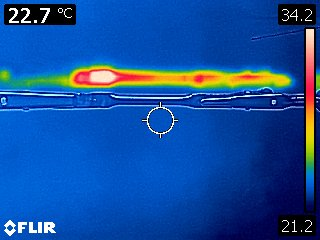
#> input picture 6AAnalysis/GoodTopFull/GoodTopFull.jpg, 320 x 240 px
$ python GoodTopFull.py
#> lines starting #> are read from the running program, lines starting #| are printed output that depends on the picture; after the words box and inside, x2 and y2 are one past the last pixel; in counts of white or black regions, pixels touching at a corner belong together
import skimage
import numpy
import matplotlib.pyplot as pyplot
import random

f=skimage.io.imread('GoodTopFull.jpg')
#> f is the input picture: shape (240, 320, 3); mean R, G, B 20.8, 77.3, 155.2
print('shape of image'+str(f.shape))
#| shape of image(240, 320, 3)
#927,313
#print(f[:,1].shape)
pyplot.imshow(f)
pyplot.show()


#IF STRAIGHT
if 0:
    #horizontal
    xpointmin=28
    xpointmax=282
    ypoint=114
    #vertical
    xpoint=290
    ypointmax=905
    ypointmin=34
#IF NONSTRAIGHT
else:
    xpointmin=64
    xpointmax=194
    ypointmin=77
    ypointmax=77

#second angle
    if 1:
        xpointmin2=xpointmax
        xpointmax2=205
        ypointmin2=ypointmax
        ypointmax2=77
#Dont touch
bar_range = f[30:215,310,:]
#> bar_range = 185 rows, first 8: [253, 224, 192], [255, 235, 201], [249, 226, 195], [245, 225, 198], [245, 224, 195], [246, 220, 193], [245, 218, 189], [245, 214, 186]
#Do touch
min_temp=21.0
max_temp=34.6


def isstraighthori(ypoint,xpointmin,xpointmax):
    xyvals=[]
    arrayhold=[]
    for i in range(len(xpointmax-xpointmin)):
        xval = xpointmin+i
        yval = ypoint
        arrayhold.append([f[yval,xval,0],f[yval,xval,1],f[yval,xval,2]])
        xyvals.append((xval,yval))
    return arrayhold,xyvals

def isstraightverti(ypointmin,ypointmax,xpoint):
    xyvals=[]
    arrayhold=[]
    for i in range(ypointmax-ypointmin):
        yval = ypointmin+i
        xval = xpoint
        arrayhold.append([f[yval,xval,0],f[yval,xval,1],f[yval,xval,2]])
        xyvals.append((xval,yval))
    return arrayhold,xyvals

def nonstraight(xstart,xfin,ystart,yfin):
    arrayhold=[]
    xyhold=[]
    for i in range(xfin-xstart):
        yval=round(i/(xfin-xstart)*((yfin-ystart)) +ystart)
        xval=round(i+xstart)
        arrayhold.append([f[yval,xval,0],f[yval,xval,1],f[yval,xval,2]])
        xyhold.append((xval,yval))
    return arrayhold,xyhold

def plotblack(xyvals):
    global f
    for i in xyvals:
        f[i[1]+1,i[0]]=[0,0,0]
        f[i[1]-1,i[0]]=[0,0,0]
    return f

def matcher(point_vals,bar_vals,max_t,min_t):
    diff=1000
    temperature=0
    for i in range(len(bar_vals[:,0])):
        temp_diff = abs(int(point_vals[0])-int(bar_vals[i,0])) + abs(int(point_vals[1])-int(bar_vals[i,1]))+abs(int(point_vals[2])-int(bar_vals[i,2]))
        if temp_diff<diff:
            temperature = min_t + (max_t-min_t)*(1-(i/len(bar_vals[:,0])))
            diff=temp_diff
    return temperature

def multimatch(point_range,bar_vals,max_t,min_t):
    temps_store=[]
    for i in range(len(point_range)):
        temps_store.append(matcher(point_range[i],bar_vals,max_t,min_t))
    return temps_store

def tempsmoother(temps_store):
    new_temps=[]
    for i in range(len(temps_store)-1):
        if round(temps_store[i])==round(max_temp) or round(temps_store[i])==round(min_temp):
            new_temps.append((temps_store[i-1]+temps_store[i+1])*0.5)
        else:
            new_temps.append(0.5*temps_store[i]+(temps_store[i-1]+temps_store[i+1])*0.25)

    return new_temps

def tempeditor(temps_store,strange_min,strange_max):
    firsttemp=temps_store[strange_min]
    print(firsttemp)

    secondtemp=temps_store[strange_max]
    print(secondtemp)
    for i in range(strange_max-strange_min):
        temps_store[strange_min+i]=(strange_max-strange_min-i)*firsttemp/(strange_max-strange_min) + i*secondtemp/(strange_max-strange_min) + random.randint(1,3)/10 + random.randint (1,10)/100
    return temps_store

# [5 lines of commented-out code are left out]

point_range=nonstraight(xpointmin,xpointmax,ypointmin,ypointmax)[0]+nonstraight(xpointmin2,xpointmax2,ypointmin2,ypointmax2)[0]
#> after the loop in nonstraight, `for i in range(xfin-xstart):`: arrayhold = 130 items, first 6: [111, 187, 19], [114, 187, 18], [108, 189, 24], [102, 183, 16], [110, 185, 7], [145, 201, 14]; xyhold = 130 pairs, first value 64 to 193, second value 77 to 77
#> point_range = 141 items, first 6: [111, 187, 19], [114, 187, 18], [108, 189, 24], [102, 183, 16], [110, 185, 7], [145, 201, 14]
print(point_range)
#> (printed output is left out)
xyboys=nonstraight(xpointmin,xpointmax,ypointmin,ypointmax)[1]+nonstraight(xpointmin2,xpointmax2,ypointmin2,ypointmax2)[1]
#> xyboys = 141 pairs, first value 64 to 204, second value 77 to 77

temps=multimatch(point_range,bar_range,max_temp,min_temp)
#> the loop in multimatch, `for i in range(len(point_range)):` made 141 passes
#> after the loop in multimatch, `for i in range(len(point_range)):`: temps_store = 141 values, max 34.53 at index 28, min 25.26 at index 3, mean 30.21
#> temps has the same summary as temps_store in multimatch
plotblack(xyboys)
#> the loop in plotblack, `for i in xyvals:` made 141 passes
#> i on passes 1 to 12: (64, 77), (65, 77), (66, 77), (67, 77), (68, 77), (69, 77), (70, 77), (71, 77), (72, 77), (73, 77), (74, 77), (75, 77)
#> after the loop in plotblack, `for i in xyvals:`:
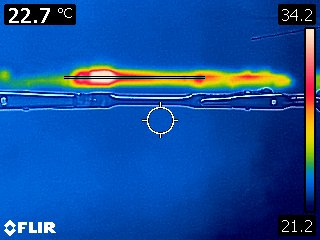
#> f: shape (240, 320, 3); 0.37% of pixels changed, all inside (x1, y1, x2, y2) = (64, 76, 205, 79)
temps=tempsmoother(temps)
#> the loop in tempsmoother, `for i in range(len(temps_store)-1):` made 140 passes
#> after the loop in tempsmoother, `for i in range(len(temps_store)-1):`: new_temps = 140 values, max 34.53 at index 29, min 25.3 at index 3, mean 30.22
#> temps has the same summary as new_temps in tempsmoother
#temps=tempeditor(temps,76,94)

pyplot.plot(range(len(temps)),temps)
pyplot.ylabel('Temperature /Celsius')
pyplot.xlabel('Pixel position')
pyplot.ylim(top=max_temp,bottom=min_temp)
pyplot.show()
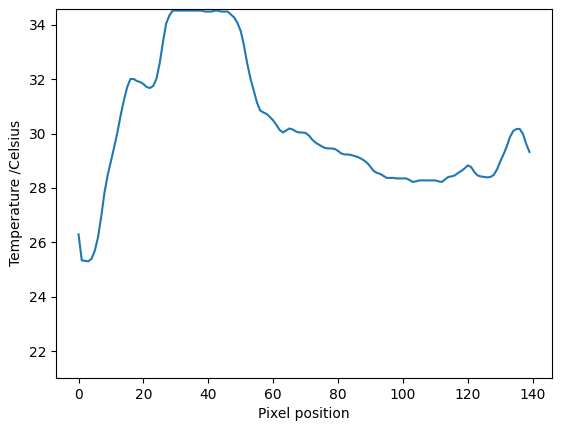
#> figure drawn by matplotlib, 1 panel; curve peaks at x = 29, y = 34.53
pyplot.imshow(f,aspect='auto')
pyplot.show()
#310 is perfect for matching
#height 27:210
#create a match array with the given temps
#test values across face
